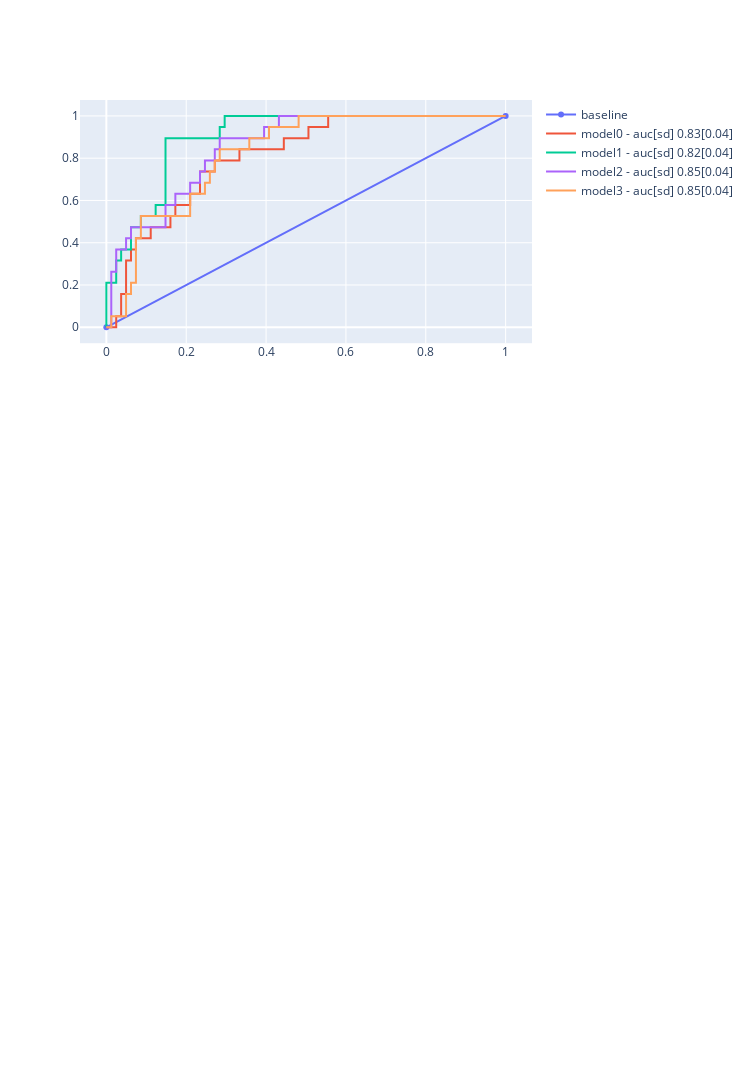

Here is the notebook cell this chart was saved with:
### Markdown cell above
## Compare

### Code cell
# plot auc curves for estimatioin of adjacency matrix

fig = make_subplots(rows=3, cols=1).update_layout(width=750, height=1500)


_ = fig.add_trace(go.Scatter(x=[0,1], y=[0,1], name='baseline'))


for i, model_folder in enumerate(model_folders):

    model_folder
    fpr = data_vis[model_folder]['metrics']['fpr']
    tpr = data_vis[model_folder]['metrics']['tpr']
    auc_mean = data_vis[model_folder]['metrics']['auc_mean']
    auc_std = data_vis[model_folder]['metrics']['auc_std']

    pr = data_vis[model_folder]['metrics']['pr']
    rec = data_vis[model_folder]['metrics']['rec']

    _ = fig.add_trace(go.Scatter(x=fpr, y=tpr, name = f'model{i} - auc[sd] {auc_mean :.2f}[{auc_std :.2f}]'), row=1, col=1)
    # _ = fig.add_trace(go.Scatter(x=rec, y=pr, name = f'model{i} - auc[sd] {auc_mean :.2f}[{auc_std :.2f}]'), row=2, col=1)


    # plot GT and predicted excitation matrix
    # _ = fig.add_trace(go.Heatmap(z = data_vis[model_folder]['dgp']['adjacency'] , name = f'model{i} - mat_DGP'), row=2, col=1)
    # _ = fig.add_trace(go.Heatmap(z = data_vis[model_folder]['total_exc_mat'] , name = f'model{i} - mat_PRED'), row=3, col=1)
    # fig.update_layout(width=750, height=1500)

fig.show()

### Figure 1 — Plotly figure (JSON) as saved in the notebook; plotly's stock layout.template omitted (floating-point values rounded to 4 significant figures)
{"data": [{"name": "baseline", "type": "scatter", "x": [0, 1], "y": [0, 1]}, {"name": "model0 - auc[sd] 0.83[0.04]", "type": "scatter", "x": [0, 0.01235, 0.02469, 0.02469, 0.03704, 0.03704, 0.04938, 0.04938, 0.06173, 0.06173, 0.07407, 0.07407, 0.1111, 0.1111, 0.1605, 0.1605, 0.1728, 0.1728, 0.2099, 0.2099, 0.2346, 0.2346, 0.2716, 0.2716, 0.3333, 0.3333, 0.4444, 0.4444, 0.5062, 0.5062, 0.5556, 0.5556, 1], "xaxis": "x", "y": [0, 0, 0, 0.05263, 0.05263, 0.1579, 0.1579, 0.3158, 0.3158, 0.3684, 0.3684, 0.4211, 0.4211, 0.4737, 0.4737, 0.5263, 0.5263, 0.5789, 0.5789, 0.6316, 0.6316, 0.7368, 0.7368, 0.7895, 0.7895, 0.8421, 0.8421, 0.8947, 0.8947, 0.9474, 0.9474, 1, 1], "yaxis": "y"}, {"name": "model1 - auc[sd] 0.82[0.04]", "type": "scatter", "x": [0, 0, 0, 0.02469, 0.02469, 0.03704, 0.03704, 0.06173, 0.06173, 0.08642, 0.08642, 0.1235, 0.1235, 0.1481, 0.1481, 0.284, 0.284, 0.2963, 0.2963, 1], "xaxis": "x", "y": [0, 0.05263, 0.2105, 0.2105, 0.3158, 0.3158, 0.3684, 0.3684, 0.4737, 0.4737, 0.5263, 0.5263, 0.5789, 0.5789, 0.8947, 0.8947, 0.9474, 0.9474, 1, 1], "yaxis": "y"}, {"name": "model2 - auc[sd] 0.85[0.04]", "type": "scatter", "x": [0, 0.01235, 0.01235, 0.02469, 0.02469, 0.04938, 0.04938, 0.06173, 0.06173, 0.1481, 0.1481, 0.1728, 0.1728, 0.2099, 0.2099, 0.2346, 0.2346, 0.2469, 0.2469, 0.2716, 0.2716, 0.284, 0.284, 0.3951, 0.3951, 0.4321, 0.4321, 1], "xaxis": "x", "y": [0, 0, 0.2632, 0.2632, 0.3684, 0.3684, 0.4211, 0.4211, 0.4737, 0.4737, 0.5789, 0.5789, 0.6316, 0.6316, 0.6842, 0.6842, 0.7368, 0.7368, 0.7895, 0.7895, 0.8421, 0.8421, 0.8947, 0.8947, 0.9474, 0.9474, 1, 1], "yaxis": "y"}, {"name": "model3 - auc[sd] 0.85[0.04]", "type": "scatter", "x": [0, 0.01235, 0.01235, 0.04938, 0.04938, 0.06173, 0.06173, 0.07407, 0.07407, 0.08642, 0.08642, 0.2099, 0.2099, 0.2469, 0.2469, 0.2593, 0.2593, 0.2716, 0.2716, 0.284, 0.284, 0.358, 0.358, 0.4074, 0.4074, 0.4815, 0.4815, 1], "xaxis": "x", "y": [0, 0, 0.05263, 0.05263, 0.1579, 0.1579, 0.2105, 0.2105, 0.4211, 0.4211, 0.5263, 0.5263, 0.6316, 0.6316, 0.6842, 0.6842, 0.7368, 0.7368, 0.7895, 0.7895, 0.8421, 0.8421, 0.8947, 0.8947, 0.9474, 0.9474, 1, 1], "yaxis": "y"}], "layout": {"height": 1500, "width": 750, "xaxis": {"anchor": "y", "domain": [0, 1]}, "xaxis2": {"anchor": "y2", "domain": [0, 1]}, "xaxis3": {"anchor": "y3", "domain": [0, 1]}, "yaxis": {"anchor": "x", "domain": [0.7333, 1]}, "yaxis2": {"anchor": "x2", "domain": [0.3667, 0.6333]}, "yaxis3": {"anchor": "x3", "domain": [0, 0.2667]}}}
